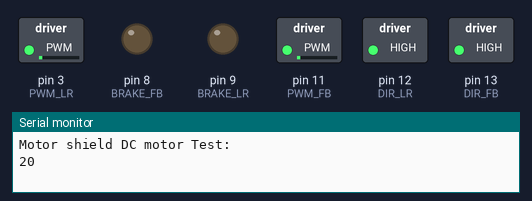
Simulated run of this sketch. Board: Arduino Uno, built with avr-gcc and run on an emulated ATmega328P. Parts: switched loads named in the sketch (green lamp = pin HIGH), output pins drawn as LEDs (lit = HIGH), the last lines printed to the serial monitor.

Above: at 0.05 s.
At 1.2 s:
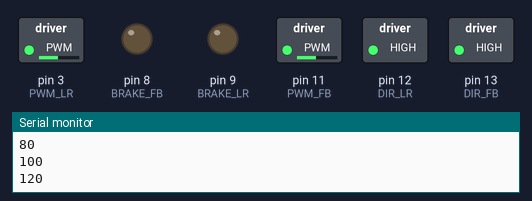
At 1.8 s:
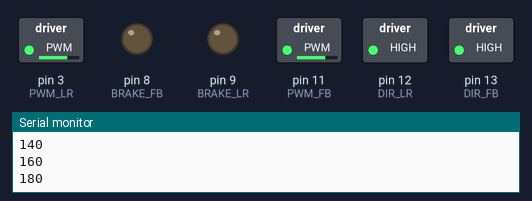
At 2.4 s:
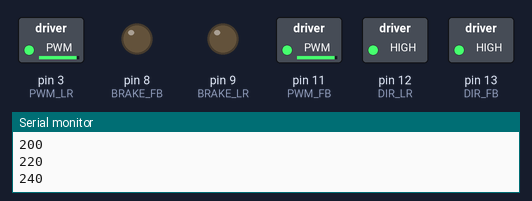
Timing chart, 0 to 3.0 s (numbered marks = the images above):
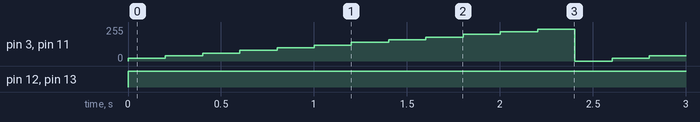

Measured:
- by itself, pin 12 (DIR_LR), pin 13 (DIR_FB): LOW → HIGH at 0.00 s
- by itself, pin 3 (PWM_LR), pin 11 (PWM_FB): repeats every 2.6 s: 40/255 0.20 s, 60/255 0.20 s, 80/255 0.20 s, 100/255 0.20 s, 120/255 0.20 s, 140/255 0.20 s, 160/255 0.20 s, 180/255 0.20 s, 200/255 0.20 s, 220/255 0.20 s, 240/255 0.20 s, 0/255 0.20 s, 20/255 0.20 s

The sketch:

drive_car_test_1.ino
```cpp
// This program provides basic control over an RC car using a two channel motor shield
// 8 pins are used, as listed below
// The program will ramp up speed and turning angle from 0% to 100% then start over

const int
PWM_LR   = 3,
DIR_LR   = 12,
BRAKE_LR = 9,
SNS_LR   = A0,
PWM_FB   = 11,
DIR_FB   = 13,
BRAKE_FB = 8,
SNS_FB   = A1,
FORWARD  = HIGH,
BACKWARD = LOW,
LEFT     = HIGH,
RIGHT    = LOW;

int speed;

void setup() {
  pinMode(BRAKE_LR, OUTPUT);  // Brake pin on channel A
  pinMode(DIR_LR, OUTPUT);    // Direction pin on channel A
  pinMode(BRAKE_FB, OUTPUT);  // Brake pin on channel B
  pinMode(DIR_FB, OUTPUT);    // Direction pin on channel B

  // Open Serial communication
  Serial.begin(9600);
  Serial.println("Motor shield DC motor Test:\n");
  speed = 0;
}

void loop() {
  speed = speed + 20;
  Serial.println(speed);
  if (speed > 255) {
    speed = 0;
  }

  move(FORWARD, speed);
  turn(LEFT, speed);
  delay(200);
}

void move(int direction, int speed) {
  digitalWrite(DIR_FB, direction);
  analogWrite(PWM_FB, speed);
}

void turn(int direction, int speed) {
  digitalWrite(DIR_LR, direction);
  analogWrite(PWM_LR, speed);
}

void brake() {
  digitalWrite(BRAKE_FB, HIGH);
  delay(500);
  digitalWrite(BRAKE_FB, LOW);
}
```
